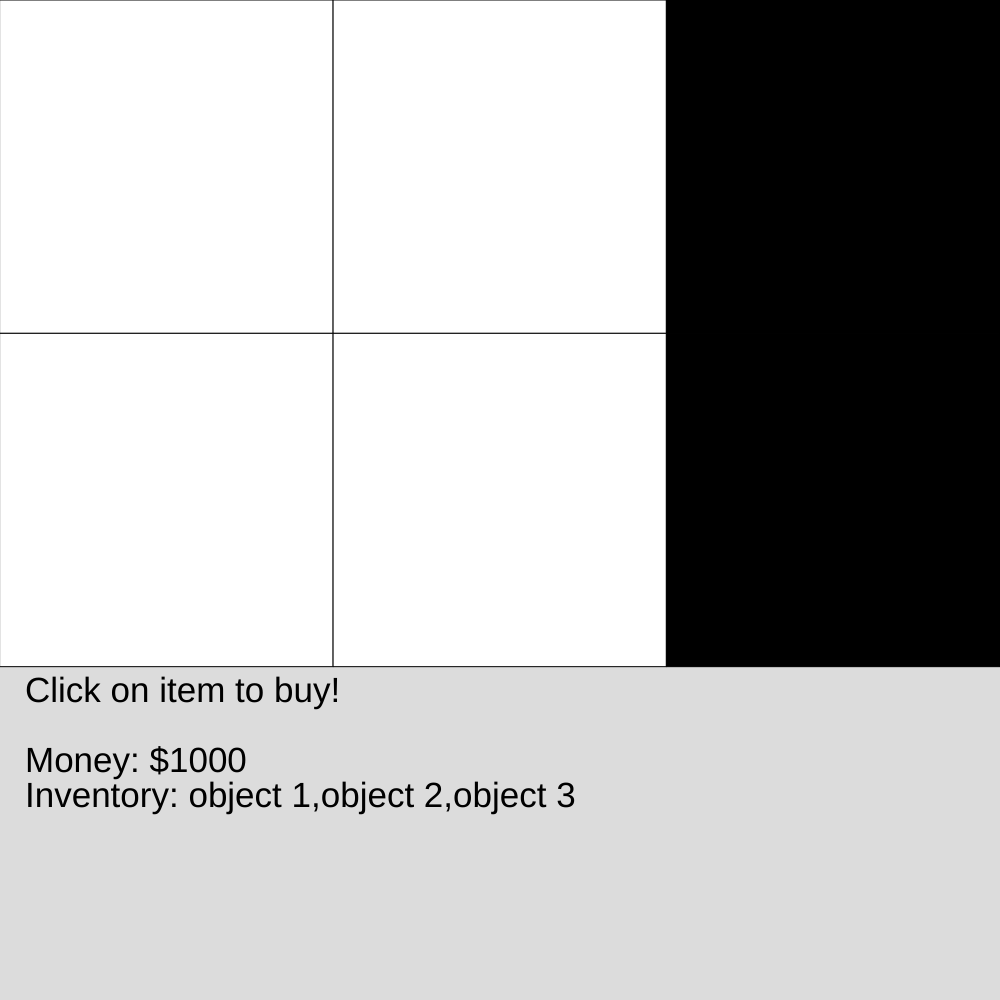
Frame 1 (no input)
Frame 60 (no input): identical to frame 1, image omitted
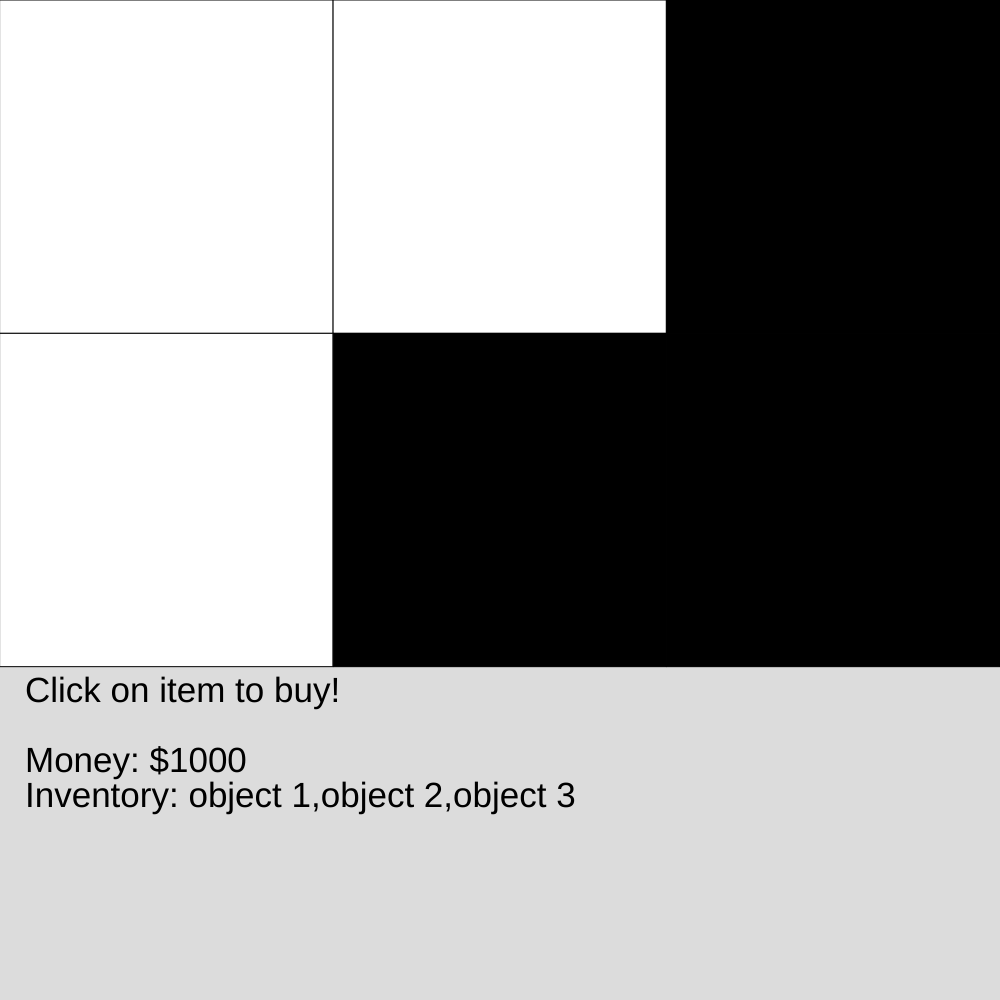
Frame 120 (the mouse pressed at the canvas centre since frame 60)

The p5.js sketch that drew these frames (run headless with seeded random() and noise() and a simulated clock; from frame 60 on, the mouse is pressed at the canvas centre):

// p5.js sketch
// ── sketch.js
// Project Title: Grid-Based Game
// Alina Sami
// Date: April 9, 2019
//
//*******************************************************************
// HELP: https://www.khanacademy.org/computing/computer-programming/programming-games-visualizations/memory-game/a/grid-of-tiles
//
/////////memory matching game
//////////store
////////battleship
////////connect 4
////////frogger / cross the road to get somehting and back again without gettin ghit by cars, u have 3 lives
////////tictactoe
//tetrus, bejewled
//catch the blocks (raining down) / catch the correct food for teh recepie.
//maze game with levels that have json files that make more difficult mazes
//sudoku
//********************************************************************
//
// Extra for Experts:
// - describe what you did to take this project "above and beyond"
// > try making your own shapes (Links to an external site.)Links to an external site.
// > explore how to deal with the user resizing their window (Links to an external site.)Links to an external site. while your sketch is running
// > explore using the mouse wheel (Links to an external site.)Links to an external site. as input
// > play around with the html of your index.html page. You can make it so that your canvas only takes up a portion of your page, or happens "behind" the rest of the content on your webpage.
// > include basic AI / beating a computer mode in your game (could be as simple as an enemy that tries to catch the player, or something more involved, such as a computer opponent in a game like Tic Tac Toe)

// Building the store-grid:
let gridAcross = 3;
let gridDown = 2;
let grid;
let cellSize;

// Displayed inventory stats:
let fontSize = 35;
let playerMoney;
let inventoryList = ["object 1", "object 2", "object 3"];


function setup() {
  if (windowWidth > windowHeight) {
    createCanvas(windowHeight, windowHeight);
  }
  if (windowWidth < windowHeight) {
    createCanvas(windowWidth, windowWidth);
  }

  grid = create2DArray(gridDown, gridAcross);
  cellSize = width/gridAcross;

  textSize(fontSize);
  playerMoney = 1000;
}


function draw() {
  background(220);
  displayGrid();

  // Instructions and stats displayed on-screen for inventory:
  fill(0);
  text("Click on item to buy!", 25, cellSize*2+fontSize);
  text("Money: $" + playerMoney, 25, cellSize*2+fontSize*3);
  text("Inventory: " + inventoryList, 25, cellSize*2+fontSize*4);
}


function displayGrid() {
  for (let y = 0; y < gridDown; y++) {                             // columns?
    for (let x = 0; x < gridAcross; x++) {                           // rows?
      if (grid[y][x] === 0) {   //order matters for [y][x]. 
        fill(255);
      }
      else {
        fill(0);
      }
      rect(x*cellSize, y*cellSize, cellSize, cellSize);
    }
  }
}


function create2DArray(itsColumns, itsRows) {
  //first thing we do is come up with a variable name:
  let emptyArray = [];
  //now create a for loop as second step:
  for (let i = 0; i < itsRows; i++) {      //as we are going "across the array"....
    emptyArray.push([]);
    for (let j = 0; j < itsColumns; j++){
      emptyArray[i].push(0);
    }
  }
  return emptyArray;
}


function update() {
  let nextTurn = create2DArray(gridDown, gridAcross);

  for (let y = 0; y < gridDown; y++) {
    for (let x = 0; x < gridAcross; x++) {
      let neighbors = 0;

      // look at the 3 by 3 grid around th euctrent location 
      for (let i = -1; i <= 1; i++) {
        for (let j = -1; j <= 1; j++) {
          if (y+i >= 0 && y+1 < gridDown && x+j >= 0 && x+j < gridAcross) {
            neighbors += grid[y+i][x+j];
          }
        }
      }

      neighbors -= grid[y][x]; // if dead, takign away 1 doesnt matter. if alive, it'll take away the 1 extra neighbor we do not have/need.
      
      //applying the rules of the game:
      if (grid[y][x] === 1) {     //alive
        if (neighbors === 2 || neighbors === 3) {
          nextTurn[y][x] = 1;
        }
        else {
          nextTurn[y][x] = 0;
        }
      }


      if (grid[y][x] === 0) {    //dead
        if (neighbors === 3) {
          nextTurn[y][x] = 1;
        }
        else {
          nextTurn[y][x] = 0;
        }
      }
    }
  }

  grid = nextTurn;
}



function mousePressed() {
  let xcoord = floor(mouseX / cellSize);
  let ycoord = floor(mouseY / cellSize);

  if (grid[ycoord][xcoord] === 1) {
    grid[ycoord][xcoord] = 0;
    if (playerMoney > 0){                 // As long as player has more than $0, let player shop (subtract money and add to inventory).
      playerMoney -= 50; 
      inventoryList.push("another object");
      console.log(inventoryList);
    }
  }
  else {
    grid[ycoord][xcoord] = 1;
  }

  //if (grid[ycoord][xcoord]) // check position in the grid
}
